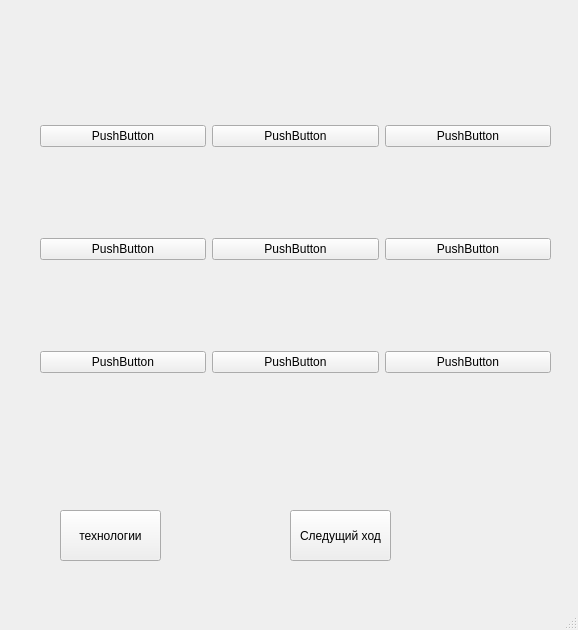
<?xml version="1.0" encoding="UTF-8"?>
<ui version="4.0">
 <class>MainWindow</class>
 <widget class="QMainWindow" name="MainWindow">
  <property name="geometry">
   <rect>
    <x>0</x>
    <y>0</y>
    <width>578</width>
    <height>630</height>
   </rect>
  </property>
  <property name="windowTitle">
   <string>MainWindow</string>
  </property>
  <widget class="QWidget" name="centralwidget">
   <widget class="QWidget" name="gridLayoutWidget">
    <property name="geometry">
     <rect>
      <x>40</x>
      <y>40</y>
      <width>511</width>
      <height>421</height>
     </rect>
    </property>
    <layout class="QGridLayout" name="gridLayout">
     <item row="0" column="2">
      <widget class="QPushButton" name="pushButton_5">
       <property name="text">
        <string>PushButton</string>
       </property>
      </widget>
     </item>
     <item row="0" column="1">
      <widget class="QPushButton" name="pushButton_3">
       <property name="text">
        <string>PushButton</string>
       </property>
      </widget>
     </item>
     <item row="1" column="1">
      <widget class="QPushButton" name="pushButton_4">
       <property name="text">
        <string>PushButton</string>
       </property>
      </widget>
     </item>
     <item row="1" column="0">
      <widget class="QPushButton" name="pushButton_2">
       <property name="text">
        <string>PushButton</string>
       </property>
      </widget>
     </item>
     <item row="1" column="2">
      <widget class="QPushButton" name="pushButton_6">
       <property name="text">
        <string>PushButton</string>
       </property>
      </widget>
     </item>
     <item row="0" column="0">
      <widget class="QPushButton" name="pushButton">
       <property name="text">
        <string>PushButton</string>
       </property>
      </widget>
     </item>
     <item row="2" column="0">
      <widget class="QPushButton" name="pushButton_7">
       <property name="text">
        <string>PushButton</string>
       </property>
      </widget>
     </item>
     <item row="2" column="1">
      <widget class="QPushButton" name="pushButton_8">
       <property name="text">
        <string>PushButton</string>
       </property>
      </widget>
     </item>
     <item row="2" column="2">
      <widget class="QPushButton" name="pushButton_9">
       <property name="text">
        <string>PushButton</string>
       </property>
      </widget>
     </item>
    </layout>
   </widget>
   <widget class="QPushButton" name="pushButton_10">
    <property name="geometry">
     <rect>
      <x>60</x>
      <y>510</y>
      <width>101</width>
      <height>51</height>
     </rect>
    </property>
    <property name="text">
     <string>технологии</string>
    </property>
   </widget>
   <widget class="QPushButton" name="pushButton_11">
    <property name="geometry">
     <rect>
      <x>290</x>
      <y>510</y>
      <width>101</width>
      <height>51</height>
     </rect>
    </property>
    <property name="text">
     <string>Следущий ход</string>
    </property>
   </widget>
  </widget>
  <widget class="QStatusBar" name="statusbar"/>
 </widget>
 <resources/>
 <connections/>
</ui>
